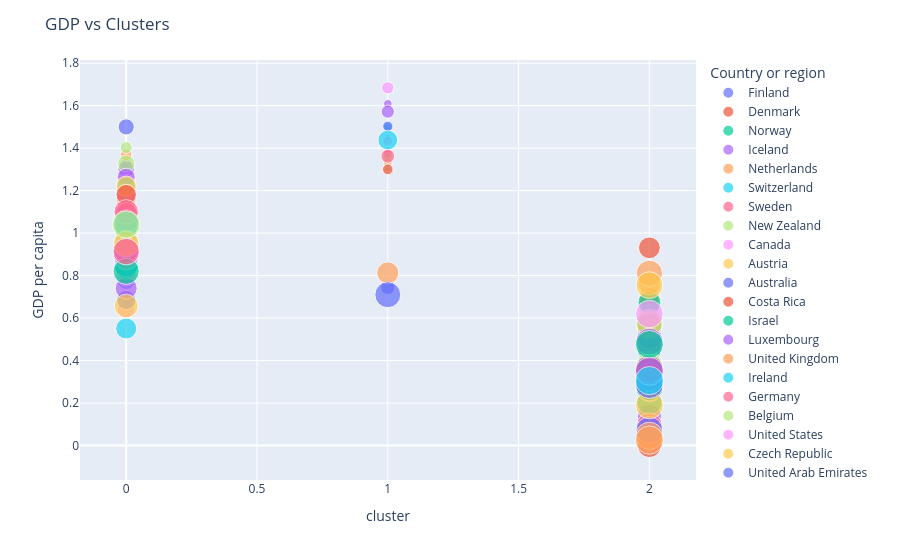

The cell this chart's notebook holds for it:
### Code cell
# Plot the relationship between cluster and GDP

fig = px.scatter(df_cluster, x='cluster', y='GDP per capita',
           size='Overall rank', color="Country or region", hover_name="Country or region",
          trendline= "ols")

fig.update_layout(
    title_text='GDP vs Clusters'
)
fig.show()
